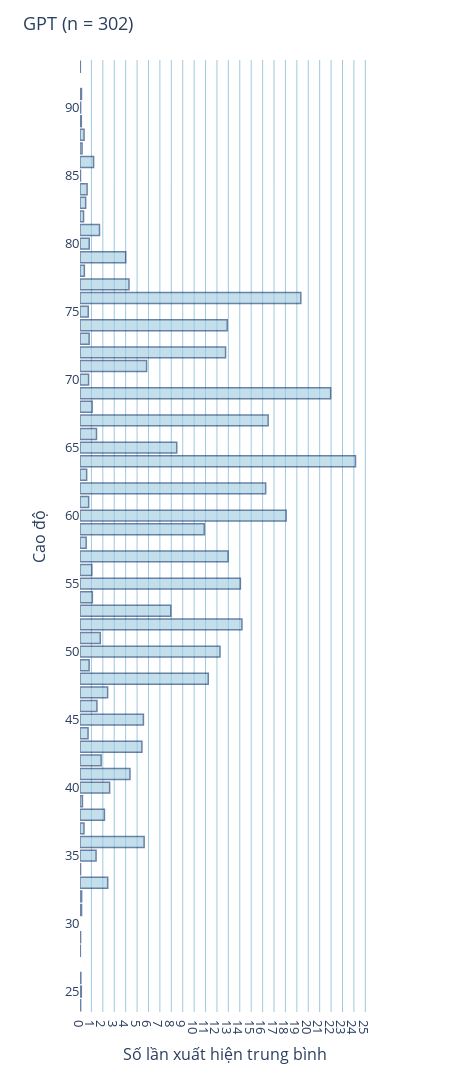
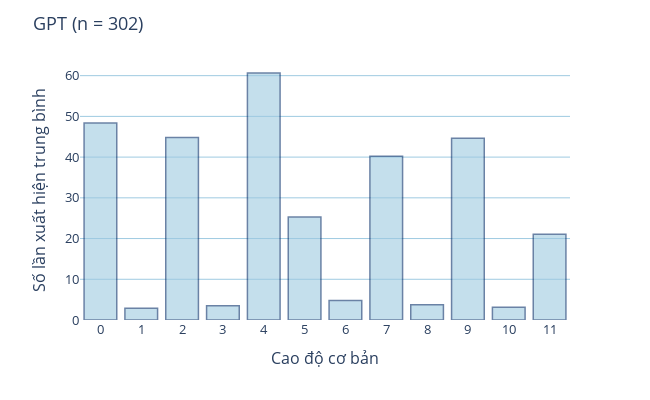

These figures' notebook cell, in order:
### Code cell
# Horizontal bar chart for pitch counts using plotly express (with y is the pitch and x is the count)
fig = px.bar(
    x=list(average_results['pitch_counts'].values()), 
    y=list(average_results['pitch_counts'].keys()), 
    orientation='h'
)

fig.update_layout(
    title=f'GPT (n = {n_file_to_analyze})', 
    xaxis_title='Số lần xuất hiện trung bình',
    yaxis_title='Cao độ'
)

# Show labels 0, 5, 10, 15, ... in y-axis
y_axis_tickvals = list(range(0, max(average_results['pitch_counts'].keys()) + 1, 5))
fig.update_yaxes(tickvals=y_axis_tickvals)

# Show labels 0, 1, 2, 3, ... in x-axis
x_axis_tickvals = list(range(
    0, 
    int(max(average_results['pitch_counts'].values())) + 1 + 1
))
fig.update_xaxes(tickvals=x_axis_tickvals)

# Change the color set to make it easier to see when printed in black and white
fig.update_traces(marker_color='rgb(158,202,225)', marker_line_color='rgb(8,48,107)', marker_line_width=1.5, opacity=0.6)

# Change the background color to make it easier to see when printed in black and white
fig.update_layout(plot_bgcolor='white')

# Show the vertical grid lines
fig.update_layout(xaxis=dict(showgrid=True, gridwidth=1, gridcolor='rgb(158,202,225)'))

# Make the colums overlay the grid lines
fig.update_layout(barmode='overlay')

# Make the font size bigger
fig.update_layout(font=dict(size=13))

# Make the plot ratio x:y
fig.update_layout(
    autosize=False,
    width=450,
    height=1200,
)

fig.show()


# Pitch class distribution
fig = px.bar(x=list(average_results['pitch_class_distribution'].keys()), y=list(average_results['pitch_class_distribution'].values()))
fig.update_layout(
    title=f'GPT (n = {n_file_to_analyze})', 
    yaxis_title='Số lần xuất hiện trung bình',
    xaxis_title='Cao độ cơ bản'
)

# Show labels 0, 1, 2, 3, ... in x-axis
x_axis_tickvals = list(range(0, max(average_results['pitch_class_distribution'].keys()) + 1))
fig.update_xaxes(tickvals=x_axis_tickvals)

# Change the color set to make it easier to see when printed in black and white
fig.update_traces(marker_color='rgb(158,202,225)', marker_line_color='rgb(8,48,107)', marker_line_width=1.5, opacity=0.6)

# Change the background color to make it easier to see when printed in black and white
fig.update_layout(plot_bgcolor='white')

# Show the horizontal grid lines
fig.update_layout(yaxis=dict(showgrid=True, gridwidth=1, gridcolor='rgb(158,202,225)'))

# Make the font size bigger
fig.update_layout(font=dict(size=13))

# Make the plot ratio x:y
fig.update_layout(
    autosize=False,
    width=650,
    height=400,
)

fig.show()

# Note count
print(f"Số lượng nốt nhạc trung bình trong một đoạn nhạc từ GPT (n = {n_file_to_analyze}): {average_results['note_count']}")

### Figure 1 — Plotly figure (JSON) as saved in the notebook; plotly's stock layout.template omitted (floating-point values rounded to 4 significant figures)
{"data": [{"alignmentgroup": "True", "hovertemplate": "x=%{x}<br>y=%{y}<extra></extra>", "legendgroup": "", "marker": {"color": "rgb(158,202,225)", "line": {"color": "rgb(8,48,107)", "width": 1.5}, "pattern": {"shape": ""}}, "name": "", "offsetgroup": "", "opacity": 0.6, "orientation": "h", "showlegend": false, "textposition": "auto", "type": "bar", "x": [12.97, 12.26, 21.96, 7.954, 16.27, 18.06, 16.49, 12.75, 12.9, 10.89, 8.477, 14.19, 11.24, 5.556, 14.05, 5.619, 5.424, 4.291, 24.14, 0.7517, 19.35, 2.139, 0.5397, 0.7053, 2.596, 1.036, 4.377, 0.0298, 4.003, 0.7219, 1.778, 1.483, 0.5828, 0.1788, 1.444, 2.421, 5.834, 1.083, 0.7583, 0.798, 1.709, 0.3808, 1.854, 0.798, 1.066, 2.427, 1.407, 0.4967, 0.6225, 1.192, 0.3543, 0.3477, 0.1159, 0.07285, 0.04967, 0.2119, 0.8079, 0.3113, 0.1291, 0.1424, 0.04305, 0.1358, 0.05629, 0.03974, 0.0298, 0.1159, 0.05629], "xaxis": "x", "y": [57, 50, 69, 53, 62, 60, 67, 72, 74, 59, 65, 52, 48, 45, 55, 36, 43, 77, 64, 70, 76, 38, 58, 44, 40, 56, 41, 93, 79, 75, 51, 46, 63, 87, 66, 47, 71, 54, 61, 49, 81, 78, 42, 73, 68, 33, 35, 83, 84, 86, 88, 37, 25, 26, 29, 39, 80, 82, 91, 32, 34, 31, 24, 85, 28, 89, 90], "yaxis": "y"}], "layout": {"autosize": false, "barmode": "overlay", "font": {"size": 13}, "height": 1200, "legend": {"tracegroupgap": 0}, "margin": {"t": 60}, "plot_bgcolor": "white", "title": {"text": "GPT (n = 302)"}, "width": 450, "xaxis": {"anchor": "y", "domain": [0, 1], "gridcolor": "rgb(158,202,225)", "gridwidth": 1, "showgrid": true, "tickvals": [0, 1, 2, 3, 4, 5, 6, 7, 8, 9, 10, 11, 12, 13, 14, 15, 16, 17, 18, 19, 20, 21, 22, 23, 24, 25], "title": {"text": "Số lần xuất hiện trung bình"}}, "yaxis": {"anchor": "x", "domain": [0, 1], "tickvals": [0, 5, 10, 15, 20, 25, 30, 35, 40, 45, 50, 55, 60, 65, 70, 75, 80, 85, 90], "title": {"text": "Cao độ"}}}}

### Figure 2 — Plotly figure (JSON) as saved in the notebook; plotly's stock layout.template omitted (floating-point values rounded to 4 significant figures)
{"data": [{"alignmentgroup": "True", "hovertemplate": "x=%{x}<br>y=%{y}<extra></extra>", "legendgroup": "", "marker": {"color": "rgb(158,202,225)", "line": {"color": "rgb(8,48,107)", "width": 1.5}, "pattern": {"shape": ""}}, "name": "", "offsetgroup": "", "opacity": 0.6, "orientation": "v", "showlegend": false, "textposition": "auto", "type": "bar", "x": [9, 2, 5, 0, 7, 11, 4, 10, 8, 3, 6, 1], "xaxis": "x", "y": [44.66, 44.83, 25.26, 48.35, 40.23, 21.05, 60.65, 3.129, 3.758, 3.474, 4.818, 2.858], "yaxis": "y"}], "layout": {"autosize": false, "barmode": "relative", "font": {"size": 13}, "height": 400, "legend": {"tracegroupgap": 0}, "margin": {"t": 60}, "plot_bgcolor": "white", "title": {"text": "GPT (n = 302)"}, "width": 650, "xaxis": {"anchor": "y", "domain": [0, 1], "tickvals": [0, 1, 2, 3, 4, 5, 6, 7, 8, 9, 10, 11], "title": {"text": "Cao độ cơ bản"}}, "yaxis": {"anchor": "x", "domain": [0, 1], "gridcolor": "rgb(158,202,225)", "gridwidth": 1, "showgrid": true, "title": {"text": "Số lần xuất hiện trung bình"}}}}
